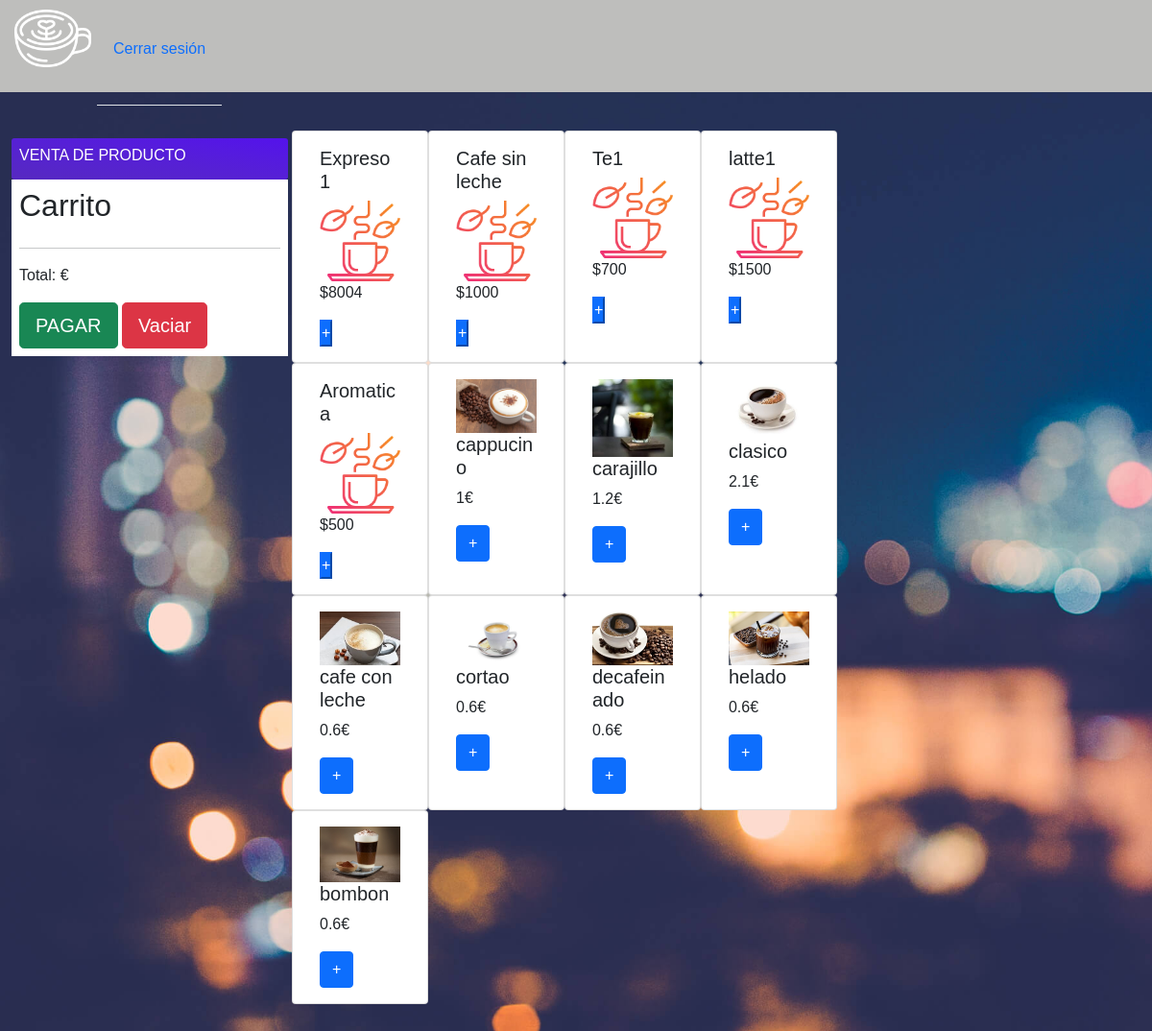
The app's page /ventas with its own data.
### tables this page shows
CREATE TABLE productos (id INTEGER PRIMARY KEY AUTOINCREMENT NOT NULL, Nombre STRING NOT NULL, Precio STRING, Cantidad INT, URLimagen STRING CONSTRAINT "img/hot-tea.png" DEFAULT "img/hot-tea.png" NOT NULL);

### app.py (the view)
@app.route('/ventas', methods=['GET', 'POST'])
def ventas():
    if request.method == 'GET':
        con = sqlite3.connect("brioche.db")
        con.row_factory = sqlite3.Row
        cur = con.cursor()
        cur.execute("select * from productos")
        productos = cur.fetchall()
        return render_template('html/administrarVenta.html', productos=productos)
    if request.method == 'POST':
        return render_template('html/administrarVenta.html')

### templates/html/administrarVenta.html (shortened to what this page needs)
<!DOCTYPE html>
<html>
<head>
    <link href="{{url_for('static', filename='css/CajeroRegistroStyle.css')}}" rel="stylesheet">
    <link href="{{url_for('static', filename='css/nav.css')}}" rel="stylesheet">
    <link href='https://cdn.jsdelivr.net/npm/bootstrap@5.0.0-alpha1/dist/css/bootstrap.min.css' rel='stylesheet'>
    <link href='https://cdnjs.cloudflare.com/ajax/libs/font-awesome/4.7.0/css/font-awesome.min.css' rel='stylesheet'>
</head>
<body oncontextmenu='return false' class='snippet-body'>
    <nav class="nav">
        <img src="{{url_for('static', filename='img/latte.png')}}" alt="">
        <ul class="nav nav-tabs">
            <li> <a href="../index.html" class="nav-link">Cerrar sesión</a></li>
        </ul>
    </nav>
    <div class="container-fluid mt-5 mb-5">
        <div class="row g-2">
            <div class="col-md-3">
                <div class="t-products p-2">
                    <h6 class="text-uppercase">Venta De Producto</h6>
                </div>
                <div class="type p-2 mb-2">
                    <aside class="col-sm-12">
                        <h2>Carrito</h2>
                        <hr>
                        <p class="text-right">Total: &euro;</p>
                        <button type="button" class="btn btn-success btn-lg btn-block">PAGAR</button>
                        <button id="boton-vaciar" class="btn btn-danger btn-lg btn-block">Vaciar</button>
                    </aside>
                </div>
            </div>
            <div class="col-md-9">
                <div class="row g-2">
                    <main id="items" class="col-sm-8 row">
                        {% for producto in productos %}
                        <div class="card col-sm-3">
                            <div class="card-body">
                                <h5 class="card-title">{{producto.nombre}}</h5>
                                <img src="{{url_for('static', filename=producto.URLimagen)}}" alt="" class="img-fluid">
                                <p class="card-text"> ${{producto.precio}} </p>
                                <button class="btn, btn-primary" onclick="anyadirCarrito()" marcador="{{producto.id}}">+</button>
                            </div>
                        </div>
                        {% endfor%}
                    </main>
                </div>
            </div>
        </div>
    </div>
</body>
</html>

### static/css/CajeroRegistroStyle.css (style rules this page uses)
html { background: url("../img/background.jpg") no-repeat; background-size: cover; min-height: 30%; }
body { background-color: transparent; }
nav { background-color: #bebebc; height: 12vh; display: flex; flex-direction: row; }
nav > ul { text-decoration: none; color: white; margin-left: 6px; margin-block-end: 20px; }

### static/css/nav.css (style rules this page uses)
* { margin: 0; padding: 0; box-sizing: border-box; font-family: "Montserrat", sans-serif; }
nav a { height: 10vh; margin-top: 30px; color: white; }
nav > img { width: 80px; height: 80px; margin-left: 15px; }
nav { background-color: #bebebc; }

### templates/html/administrarVenta.html (style rules this page uses)
body { background-color: transparent; }
.t-products { background-image: linear-gradient(to right top, #5629c0, #5625cb, #5620d5, #551ae0, #5412eb); color: #fff; border-radius: 3px }
.type { background-color: #fff }

### records on screen
productos: nombre "Expreso1", URLimagen (picture), precio "8004"
productos: nombre "Cafe sin leche", URLimagen (picture), precio "1000"
productos: nombre "Te1", URLimagen (picture), precio "700"
productos: nombre "latte1", URLimagen (picture), precio "1500"
productos: nombre "Aromatica", URLimagen (picture), precio "500"
